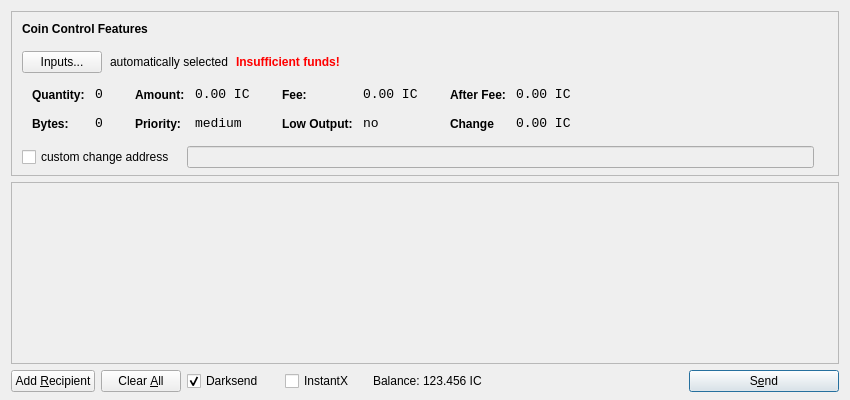
<?xml version="1.0" encoding="UTF-8"?>
<ui version="4.0">
 <class>SendCoinsDialog</class>
 <widget class="QDialog" name="SendCoinsDialog">
  <property name="geometry">
   <rect>
    <x>0</x>
    <y>0</y>
    <width>850</width>
    <height>400</height>
   </rect>
  </property>
  <property name="windowTitle">
   <string>Send Coins</string>
  </property>
  <layout class="QVBoxLayout" name="verticalLayout" stretch="0,1,0">
   <property name="bottomMargin">
    <number>8</number>
   </property>
   <item>
    <widget class="QFrame" name="frameCoinControl">
     <property name="sizePolicy">
      <sizepolicy hsizetype="Expanding" vsizetype="Expanding">
       <horstretch>0</horstretch>
       <verstretch>0</verstretch>
      </sizepolicy>
     </property>
     <property name="maximumSize">
      <size>
       <width>16777215</width>
       <height>16777215</height>
      </size>
     </property>
     <property name="frameShape">
      <enum>QFrame::StyledPanel</enum>
     </property>
     <property name="frameShadow">
      <enum>QFrame::Sunken</enum>
     </property>
     <layout class="QVBoxLayout" name="verticalLayoutCoinControl2">
      <property name="spacing">
       <number>-1</number>
      </property>
      <property name="leftMargin">
       <number>0</number>
      </property>
      <property name="topMargin">
       <number>0</number>
      </property>
      <property name="rightMargin">
       <number>0</number>
      </property>
      <property name="bottomMargin">
       <number>6</number>
      </property>
      <item>
       <layout class="QVBoxLayout" name="verticalLayoutCoinControl" stretch="0,0,0,0,1">
        <property name="spacing">
         <number>0</number>
        </property>
        <property name="leftMargin">
         <number>10</number>
        </property>
        <property name="topMargin">
         <number>10</number>
        </property>
        <item>
         <layout class="QHBoxLayout" name="horizontalLayoutCoinControl1">
          <property name="bottomMargin">
           <number>15</number>
          </property>
          <item>
           <widget class="QLabel" name="labelCoinControlFeatures">
            <property name="sizePolicy">
             <sizepolicy hsizetype="Preferred" vsizetype="Maximum">
              <horstretch>0</horstretch>
              <verstretch>0</verstretch>
             </sizepolicy>
            </property>
            <property name="font">
             <font>
              <weight>75</weight>
              <bold>true</bold>
             </font>
            </property>
            <property name="styleSheet">
             <string notr="true">font-weight:bold;</string>
            </property>
            <property name="text">
             <string>Coin Control Features</string>
            </property>
           </widget>
          </item>
         </layout>
        </item>
        <item>
         <layout class="QHBoxLayout" name="horizontalLayoutCoinControl2" stretch="0,0,0,0">
          <property name="spacing">
           <number>8</number>
          </property>
          <property name="bottomMargin">
           <number>10</number>
          </property>
          <item>
           <widget class="QPushButton" name="pushButtonCoinControl">
            <property name="styleSheet">
             <string notr="true"/>
            </property>
            <property name="text">
             <string>Inputs...</string>
            </property>
           </widget>
          </item>
          <item>
           <widget class="QLabel" name="labelCoinControlAutomaticallySelected">
            <property name="text">
             <string>automatically selected</string>
            </property>
            <property name="margin">
             <number>5</number>
            </property>
           </widget>
          </item>
          <item>
           <widget class="QLabel" name="labelCoinControlInsuffFunds">
            <property name="font">
             <font>
              <weight>75</weight>
              <bold>true</bold>
             </font>
            </property>
            <property name="styleSheet">
             <string notr="true">color:red;font-weight:bold;</string>
            </property>
            <property name="text">
             <string>Insufficient funds!</string>
            </property>
            <property name="margin">
             <number>5</number>
            </property>
           </widget>
          </item>
          <item>
           <spacer name="horizontalSpacerCoinControl">
            <property name="orientation">
             <enum>Qt::Horizontal</enum>
            </property>
            <property name="sizeHint" stdset="0">
             <size>
              <width>40</width>
              <height>1</height>
             </size>
            </property>
           </spacer>
          </item>
         </layout>
        </item>
        <item>
         <widget class="QWidget" name="widgetCoinControl" native="true">
          <property name="sizePolicy">
           <sizepolicy hsizetype="Preferred" vsizetype="Preferred">
            <horstretch>0</horstretch>
            <verstretch>0</verstretch>
           </sizepolicy>
          </property>
          <property name="minimumSize">
           <size>
            <width>0</width>
            <height>0</height>
           </size>
          </property>
          <property name="styleSheet">
           <string notr="true"/>
          </property>
          <layout class="QHBoxLayout" name="horizontalLayoutCoinControl5">
           <property name="margin">
            <number>0</number>
           </property>
           <item>
            <layout class="QHBoxLayout" name="horizontalLayoutCoinControl3" stretch="0,0,0,1">
             <property name="spacing">
              <number>20</number>
             </property>
             <property name="topMargin">
              <number>0</number>
             </property>
             <property name="bottomMargin">
              <number>10</number>
             </property>
             <item>
              <layout class="QFormLayout" name="formLayoutCoinControl1">
               <property name="horizontalSpacing">
                <number>10</number>
               </property>
               <property name="verticalSpacing">
                <number>14</number>
               </property>
               <property name="leftMargin">
                <number>10</number>
               </property>
               <property name="topMargin">
                <number>4</number>
               </property>
               <property name="rightMargin">
                <number>6</number>
               </property>
               <item row="0" column="0">
                <widget class="QLabel" name="labelCoinControlQuantityText">
                 <property name="styleSheet">
                  <string notr="true">font-weight:bold;</string>
                 </property>
                 <property name="text">
                  <string>Quantity:</string>
                 </property>
                 <property name="margin">
                  <number>0</number>
                 </property>
                </widget>
               </item>
               <item row="0" column="1">
                <widget class="QLabel" name="labelCoinControlQuantity">
                 <property name="font">
                  <font>
                   <family>Monospace</family>
                   <pointsize>10</pointsize>
                  </font>
                 </property>
                 <property name="cursor">
                  <cursorShape>IBeamCursor</cursorShape>
                 </property>
                 <property name="contextMenuPolicy">
                  <enum>Qt::ActionsContextMenu</enum>
                 </property>
                 <property name="text">
                  <string>0</string>
                 </property>
                 <property name="margin">
                  <number>0</number>
                 </property>
                 <property name="textInteractionFlags">
                  <set>Qt::LinksAccessibleByMouse|Qt::TextSelectableByKeyboard|Qt::TextSelectableByMouse</set>
                 </property>
                </widget>
               </item>
               <item row="1" column="0">
                <widget class="QLabel" name="labelCoinControlBytesText">
                 <property name="styleSheet">
                  <string notr="true">font-weight:bold;</string>
                 </property>
                 <property name="text">
                  <string>Bytes:</string>
                 </property>
                </widget>
               </item>
               <item row="1" column="1">
                <widget class="QLabel" name="labelCoinControlBytes">
                 <property name="font">
                  <font>
                   <family>Monospace</family>
                   <pointsize>10</pointsize>
                  </font>
                 </property>
                 <property name="cursor">
                  <cursorShape>IBeamCursor</cursorShape>
                 </property>
                 <property name="contextMenuPolicy">
                  <enum>Qt::ActionsContextMenu</enum>
                 </property>
                 <property name="text">
                  <string>0</string>
                 </property>
                 <property name="textInteractionFlags">
                  <set>Qt::LinksAccessibleByMouse|Qt::TextSelectableByKeyboard|Qt::TextSelectableByMouse</set>
                 </property>
                </widget>
               </item>
              </layout>
             </item>
             <item>
              <layout class="QFormLayout" name="formLayoutCoinControl2">
               <property name="horizontalSpacing">
                <number>10</number>
               </property>
               <property name="verticalSpacing">
                <number>14</number>
               </property>
               <property name="leftMargin">
                <number>6</number>
               </property>
               <property name="topMargin">
                <number>4</number>
               </property>
               <property name="rightMargin">
                <number>6</number>
               </property>
               <item row="0" column="0">
                <widget class="QLabel" name="labelCoinControlAmountText">
                 <property name="styleSheet">
                  <string notr="true">font-weight:bold;</string>
                 </property>
                 <property name="text">
                  <string>Amount:</string>
                 </property>
                 <property name="margin">
                  <number>0</number>
                 </property>
                </widget>
               </item>
               <item row="0" column="1">
                <widget class="QLabel" name="labelCoinControlAmount">
                 <property name="font">
                  <font>
                   <family>Monospace</family>
                   <pointsize>10</pointsize>
                  </font>
                 </property>
                 <property name="cursor">
                  <cursorShape>IBeamCursor</cursorShape>
                 </property>
                 <property name="contextMenuPolicy">
                  <enum>Qt::ActionsContextMenu</enum>
                 </property>
                 <property name="text">
                  <string>0.00 IC</string>
                 </property>
                 <property name="textInteractionFlags">
                  <set>Qt::LinksAccessibleByMouse|Qt::TextSelectableByKeyboard|Qt::TextSelectableByMouse</set>
                 </property>
                </widget>
               </item>
               <item row="1" column="0">
                <widget class="QLabel" name="labelCoinControlPriorityText">
                 <property name="styleSheet">
                  <string notr="true">font-weight:bold;</string>
                 </property>
                 <property name="text">
                  <string>Priority:</string>
                 </property>
                </widget>
               </item>
               <item row="1" column="1">
                <widget class="QLabel" name="labelCoinControlPriority">
                 <property name="font">
                  <font>
                   <family>Monospace</family>
                   <pointsize>10</pointsize>
                  </font>
                 </property>
                 <property name="cursor">
                  <cursorShape>IBeamCursor</cursorShape>
                 </property>
                 <property name="contextMenuPolicy">
                  <enum>Qt::ActionsContextMenu</enum>
                 </property>
                 <property name="text">
                  <string>medium</string>
                 </property>
                 <property name="textInteractionFlags">
                  <set>Qt::LinksAccessibleByMouse|Qt::TextSelectableByKeyboard|Qt::TextSelectableByMouse</set>
                 </property>
                </widget>
               </item>
              </layout>
             </item>
             <item>
              <layout class="QFormLayout" name="formLayoutCoinControl3">
               <property name="horizontalSpacing">
                <number>10</number>
               </property>
               <property name="verticalSpacing">
                <number>14</number>
               </property>
               <property name="leftMargin">
                <number>6</number>
               </property>
               <property name="topMargin">
                <number>4</number>
               </property>
               <property name="rightMargin">
                <number>6</number>
               </property>
               <item row="0" column="0">
                <widget class="QLabel" name="labelCoinControlFeeText">
                 <property name="styleSheet">
                  <string notr="true">font-weight:bold;</string>
                 </property>
                 <property name="text">
                  <string>Fee:</string>
                 </property>
                 <property name="margin">
                  <number>0</number>
                 </property>
                </widget>
               </item>
               <item row="0" column="1">
                <widget class="QLabel" name="labelCoinControlFee">
                 <property name="font">
                  <font>
                   <family>Monospace</family>
                   <pointsize>10</pointsize>
                  </font>
                 </property>
                 <property name="cursor">
                  <cursorShape>IBeamCursor</cursorShape>
                 </property>
                 <property name="contextMenuPolicy">
                  <enum>Qt::ActionsContextMenu</enum>
                 </property>
                 <property name="text">
                  <string>0.00 IC</string>
                 </property>
                 <property name="textInteractionFlags">
                  <set>Qt::LinksAccessibleByMouse|Qt::TextSelectableByKeyboard|Qt::TextSelectableByMouse</set>
                 </property>
                </widget>
               </item>
               <item row="1" column="0">
                <widget class="QLabel" name="labelCoinControlLowOutputText">
                 <property name="styleSheet">
                  <string notr="true">font-weight:bold;</string>
                 </property>
                 <property name="text">
                  <string>Low Output:</string>
                 </property>
                </widget>
               </item>
               <item row="1" column="1">
                <widget class="QLabel" name="labelCoinControlLowOutput">
                 <property name="font">
                  <font>
                   <family>Monospace</family>
                   <pointsize>10</pointsize>
                  </font>
                 </property>
                 <property name="cursor">
                  <cursorShape>IBeamCursor</cursorShape>
                 </property>
                 <property name="contextMenuPolicy">
                  <enum>Qt::ActionsContextMenu</enum>
                 </property>
                 <property name="text">
                  <string>no</string>
                 </property>
                 <property name="textInteractionFlags">
                  <set>Qt::LinksAccessibleByMouse|Qt::TextSelectableByKeyboard|Qt::TextSelectableByMouse</set>
                 </property>
                </widget>
               </item>
              </layout>
             </item>
             <item>
              <layout class="QFormLayout" name="formLayoutCoinControl4">
               <property name="horizontalSpacing">
                <number>10</number>
               </property>
               <property name="verticalSpacing">
                <number>14</number>
               </property>
               <property name="leftMargin">
                <number>6</number>
               </property>
               <property name="topMargin">
                <number>4</number>
               </property>
               <property name="rightMargin">
                <number>6</number>
               </property>
               <item row="0" column="0">
                <widget class="QLabel" name="labelCoinControlAfterFeeText">
                 <property name="styleSheet">
                  <string notr="true">font-weight:bold;</string>
                 </property>
                 <property name="text">
                  <string>After Fee:</string>
                 </property>
                 <property name="margin">
                  <number>0</number>
                 </property>
                </widget>
               </item>
               <item row="0" column="1">
                <widget class="QLabel" name="labelCoinControlAfterFee">
                 <property name="font">
                  <font>
                   <family>Monospace</family>
                   <pointsize>10</pointsize>
                  </font>
                 </property>
                 <property name="cursor">
                  <cursorShape>IBeamCursor</cursorShape>
                 </property>
                 <property name="contextMenuPolicy">
                  <enum>Qt::ActionsContextMenu</enum>
                 </property>
                 <property name="text">
                  <string>0.00 IC</string>
                 </property>
                 <property name="textInteractionFlags">
                  <set>Qt::LinksAccessibleByMouse|Qt::TextSelectableByKeyboard|Qt::TextSelectableByMouse</set>
                 </property>
                </widget>
               </item>
               <item row="1" column="0">
                <widget class="QLabel" name="labelCoinControlChangeText">
                 <property name="styleSheet">
                  <string notr="true">font-weight:bold;</string>
                 </property>
                 <property name="text">
                  <string>Change</string>
                 </property>
                </widget>
               </item>
               <item row="1" column="1">
                <widget class="QLabel" name="labelCoinControlChange">
                 <property name="font">
                  <font>
                   <family>Monospace</family>
                   <pointsize>10</pointsize>
                  </font>
                 </property>
                 <property name="cursor">
                  <cursorShape>IBeamCursor</cursorShape>
                 </property>
                 <property name="contextMenuPolicy">
                  <enum>Qt::ActionsContextMenu</enum>
                 </property>
                 <property name="text">
                  <string>0.00 IC</string>
                 </property>
                 <property name="textInteractionFlags">
                  <set>Qt::LinksAccessibleByMouse|Qt::TextSelectableByKeyboard|Qt::TextSelectableByMouse</set>
                 </property>
                </widget>
               </item>
              </layout>
             </item>
            </layout>
           </item>
          </layout>
         </widget>
        </item>
        <item>
         <layout class="QHBoxLayout" name="horizontalLayoutCoinControl4" stretch="0,0,0">
          <property name="spacing">
           <number>12</number>
          </property>
          <property name="sizeConstraint">
           <enum>QLayout::SetDefaultConstraint</enum>
          </property>
          <property name="topMargin">
           <number>5</number>
          </property>
          <property name="rightMargin">
           <number>5</number>
          </property>
          <item>
           <widget class="QCheckBox" name="checkBoxCoinControlChange">
            <property name="text">
             <string>custom change address</string>
            </property>
           </widget>
          </item>
          <item>
           <widget class="QLineEdit" name="lineEditCoinControlChange">
            <property name="enabled">
             <bool>false</bool>
            </property>
            <property name="sizePolicy">
             <sizepolicy hsizetype="Expanding" vsizetype="Fixed">
              <horstretch>0</horstretch>
              <verstretch>0</verstretch>
             </sizepolicy>
            </property>
           </widget>
          </item>
          <item>
           <widget class="QLabel" name="labelCoinControlChangeLabel">
            <property name="sizePolicy">
             <sizepolicy hsizetype="Preferred" vsizetype="Expanding">
              <horstretch>0</horstretch>
              <verstretch>0</verstretch>
             </sizepolicy>
            </property>
            <property name="minimumSize">
             <size>
              <width>0</width>
              <height>0</height>
             </size>
            </property>
            <property name="text">
             <string/>
            </property>
            <property name="margin">
             <number>3</number>
            </property>
           </widget>
          </item>
         </layout>
        </item>
        <item>
         <spacer name="verticalSpacerCoinControl">
          <property name="orientation">
           <enum>Qt::Vertical</enum>
          </property>
          <property name="sizeHint" stdset="0">
           <size>
            <width>800</width>
            <height>1</height>
           </size>
          </property>
         </spacer>
        </item>
       </layout>
      </item>
     </layout>
    </widget>
   </item>
   <item>
    <widget class="QScrollArea" name="scrollArea">
     <property name="widgetResizable">
      <bool>true</bool>
     </property>
     <widget class="QWidget" name="scrollAreaWidgetContents">
      <property name="geometry">
       <rect>
        <x>0</x>
        <y>0</y>
        <width>830</width>
        <height>165</height>
       </rect>
      </property>
      <layout class="QVBoxLayout" name="verticalLayout_2">
       <property name="margin">
        <number>0</number>
       </property>
       <item>
        <layout class="QVBoxLayout" name="entries">
         <property name="spacing">
          <number>6</number>
         </property>
        </layout>
       </item>
       <item>
        <spacer name="verticalSpacer">
         <property name="orientation">
          <enum>Qt::Vertical</enum>
         </property>
         <property name="sizeHint" stdset="0">
          <size>
           <width>20</width>
           <height>40</height>
          </size>
         </property>
        </spacer>
       </item>
      </layout>
     </widget>
    </widget>
   </item>
   <item>
    <layout class="QHBoxLayout" name="horizontalLayout">
     <item>
      <widget class="QPushButton" name="addButton">
       <property name="toolTip">
        <string>Send to multiple recipients at once</string>
       </property>
       <property name="text">
        <string>Add &amp;Recipient</string>
       </property>
       <property name="autoDefault">
        <bool>false</bool>
       </property>
      </widget>
     </item>
     <item>
      <widget class="QPushButton" name="clearButton">
       <property name="sizePolicy">
        <sizepolicy hsizetype="Minimum" vsizetype="Fixed">
         <horstretch>0</horstretch>
         <verstretch>0</verstretch>
        </sizepolicy>
       </property>
       <property name="toolTip">
        <string>Remove all transaction fields</string>
       </property>
       <property name="text">
        <string>Clear &amp;All</string>
       </property>
       <property name="autoRepeatDelay">
        <number>300</number>
       </property>
       <property name="autoDefault">
        <bool>false</bool>
       </property>
      </widget>
     </item>
     <item>
      <layout class="QHBoxLayout" name="horizontalLayout_2">
       <property name="spacing">
        <number>3</number>
       </property>
        <item>
        <widget class="QCheckBox" name="checkUseDarksend">
         <property name="minimumSize">
          <size>
           <width>95</width>
           <height>0</height>
          </size>
         </property>
         <property name="text">
          <string>Darksend</string>
         </property>
         <property name="checked">
          <bool>true</bool>
         </property>
        </widget>
       </item>
       <item>
        <widget class="QCheckBox" name="checkInstantX">
         <property name="enabled">
          <bool>true</bool>
         </property>
         <property name="minimumSize">
          <size>
           <width>85</width>
           <height>0</height>
          </size>
         </property>
         <property name="text">
          <string>InstantX</string>
         </property>
        </widget>
       </item>
       <item>
        <widget class="QLabel" name="label">
         <property name="sizePolicy">
          <sizepolicy hsizetype="Preferred" vsizetype="Fixed">
           <horstretch>0</horstretch>
           <verstretch>0</verstretch>
          </sizepolicy>
         </property>
         <property name="text">
          <string>Balance:</string>
         </property>
        </widget>
       </item>
       <item>
        <widget class="QLabel" name="labelBalance">
         <property name="sizePolicy">
          <sizepolicy hsizetype="Preferred" vsizetype="Fixed">
           <horstretch>0</horstretch>
           <verstretch>0</verstretch>
          </sizepolicy>
         </property>
         <property name="cursor">
          <cursorShape>IBeamCursor</cursorShape>
         </property>
         <property name="text">
          <string>123.456 IC</string>
         </property>
         <property name="textInteractionFlags">
          <set>Qt::LinksAccessibleByMouse|Qt::TextSelectableByKeyboard|Qt::TextSelectableByMouse</set>
         </property>
        </widget>
       </item>
      </layout>
     </item>
     <item>
      <spacer name="horizontalSpacer">
       <property name="orientation">
        <enum>Qt::Horizontal</enum>
       </property>
       <property name="sizeHint" stdset="0">
        <size>
         <width>40</width>
         <height>20</height>
        </size>
       </property>
      </spacer>
     </item>
     <item>
      <widget class="QPushButton" name="sendButton">
       <property name="minimumSize">
        <size>
         <width>150</width>
         <height>0</height>
        </size>
       </property>
       <property name="toolTip">
        <string>Confirm the send action</string>
       </property>
       <property name="text">
        <string>S&amp;end</string>
       </property>
       <property name="icon">
        <iconset resource="../bitcoin.qrc">
         <normaloff>:/icons/send</normaloff>:/icons/send</iconset>
       </property>
       <property name="default">
        <bool>true</bool>
       </property>
      </widget>
     </item>
    </layout>
   </item>
  </layout>
 </widget>
 <resources>
  <include location="../bitcoin.qrc"/>
 </resources>
 <connections/>
</ui>
